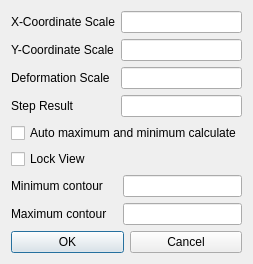
<?xml version="1.0" encoding="UTF-8"?>
<ui version="4.0">
 <class>ScaleSetting</class>
 <widget class="QDialog" name="ScaleSetting">
  <property name="geometry">
   <rect>
    <x>0</x>
    <y>0</y>
    <width>221</width>
    <height>233</height>
   </rect>
  </property>
  <property name="windowTitle">
   <string>Deformation Scale Setting</string>
  </property>
  <layout class="QVBoxLayout" name="verticalLayout_5">
   <item>
    <layout class="QHBoxLayout" name="horizontalLayout">
     <item>
      <layout class="QVBoxLayout" name="verticalLayout_4">
       <item>
        <widget class="QLabel" name="label">
         <property name="text">
          <string>X-Coordinate Scale</string>
         </property>
        </widget>
       </item>
       <item>
        <widget class="QLabel" name="label_2">
         <property name="text">
          <string>Y-Coordinate Scale</string>
         </property>
        </widget>
       </item>
       <item>
        <widget class="QLabel" name="label_5">
         <property name="text">
          <string>Deformation Scale</string>
         </property>
        </widget>
       </item>
       <item>
        <widget class="QLabel" name="label_6">
         <property name="text">
          <string>Step Result</string>
         </property>
        </widget>
       </item>
      </layout>
     </item>
     <item>
      <layout class="QVBoxLayout" name="verticalLayout">
       <item>
        <widget class="QLineEdit" name="xScaleLine"/>
       </item>
       <item>
        <widget class="QLineEdit" name="yScaleLine"/>
       </item>
       <item>
        <widget class="QLineEdit" name="resultScaleLine"/>
       </item>
       <item>
        <widget class="QLineEdit" name="stepLine"/>
       </item>
      </layout>
     </item>
    </layout>
   </item>
   <item>
    <widget class="QCheckBox" name="autoMaxMinBox">
     <property name="text">
      <string>Auto maximum and minimum calculate</string>
     </property>
    </widget>
   </item>
   <item>
    <widget class="QCheckBox" name="lockViewCheckBox">
     <property name="text">
      <string>Lock View</string>
     </property>
    </widget>
   </item>
   <item>
    <layout class="QHBoxLayout" name="horizontalLayout_2">
     <item>
      <layout class="QVBoxLayout" name="verticalLayout_3">
       <item>
        <widget class="QLabel" name="label_4">
         <property name="text">
          <string>Minimum contour    </string>
         </property>
        </widget>
       </item>
       <item>
        <widget class="QLabel" name="label_3">
         <property name="text">
          <string>Maximum contour</string>
         </property>
        </widget>
       </item>
      </layout>
     </item>
     <item>
      <layout class="QVBoxLayout" name="verticalLayout_2">
       <item>
        <widget class="QLineEdit" name="minValLine"/>
       </item>
       <item>
        <widget class="QLineEdit" name="maxValLine"/>
       </item>
      </layout>
     </item>
    </layout>
   </item>
   <item>
    <layout class="QHBoxLayout" name="horizontalLayout_3">
     <item>
      <widget class="QPushButton" name="okButton">
       <property name="text">
        <string>OK</string>
       </property>
      </widget>
     </item>
     <item>
      <widget class="QPushButton" name="cancelButton">
       <property name="text">
        <string>Cancel</string>
       </property>
      </widget>
     </item>
    </layout>
   </item>
  </layout>
 </widget>
 <resources/>
 <connections/>
</ui>
